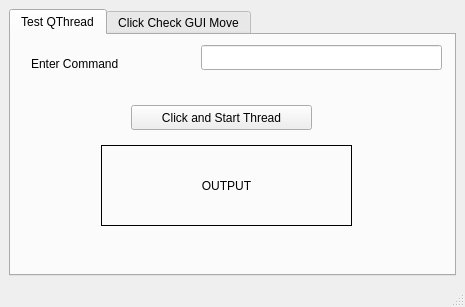
<?xml version="1.0" encoding="UTF-8"?>
<ui version="4.0">
 <class>MainWindow</class>
 <widget class="QMainWindow" name="MainWindow">
  <property name="geometry">
   <rect>
    <x>0</x>
    <y>0</y>
    <width>465</width>
    <height>307</height>
   </rect>
  </property>
  <property name="windowTitle">
   <string>MainWindow</string>
  </property>
  <widget class="QWidget" name="centralwidget">
   <layout class="QHBoxLayout" name="horizontalLayout">
    <item>
     <widget class="QTabWidget" name="tabWidget">
      <property name="currentIndex">
       <number>0</number>
      </property>
      <widget class="QWidget" name="tab">
       <attribute name="title">
        <string>Test QThread</string>
       </attribute>
       <widget class="QPushButton" name="pushButton">
        <property name="geometry">
         <rect>
          <x>120</x>
          <y>70</y>
          <width>181</width>
          <height>25</height>
         </rect>
        </property>
        <property name="text">
         <string>Click and Start Thread</string>
        </property>
       </widget>
       <widget class="QLabel" name="label">
        <property name="geometry">
         <rect>
          <x>20</x>
          <y>40</y>
          <width>221</width>
          <height>17</height>
         </rect>
        </property>
        <property name="text">
         <string/>
        </property>
       </widget>
       <widget class="QLineEdit" name="lineEdit">
        <property name="geometry">
         <rect>
          <x>190</x>
          <y>10</y>
          <width>241</width>
          <height>25</height>
         </rect>
        </property>
       </widget>
       <widget class="QLabel" name="label_2">
        <property name="geometry">
         <rect>
          <x>20</x>
          <y>20</y>
          <width>161</width>
          <height>17</height>
         </rect>
        </property>
        <property name="text">
         <string>Enter Command</string>
        </property>
       </widget>
       <widget class="QLabel" name="label_3">
        <property name="geometry">
         <rect>
          <x>90</x>
          <y>110</y>
          <width>251</width>
          <height>81</height>
         </rect>
        </property>
        <property name="toolTip">
         <string>&lt;html&gt;&lt;head/&gt;&lt;body&gt;&lt;p align=&quot;center&quot;&gt;fgdg&lt;/p&gt;&lt;/body&gt;&lt;/html&gt;</string>
        </property>
        <property name="whatsThis">
         <string>&lt;html&gt;&lt;head/&gt;&lt;body&gt;&lt;p align=&quot;center&quot;&gt;&lt;br/&gt;&lt;/p&gt;&lt;/body&gt;&lt;/html&gt;</string>
        </property>
        <property name="frameShape">
         <enum>QFrame::Panel</enum>
        </property>
        <property name="text">
         <string>OUTPUT</string>
        </property>
        <property name="alignment">
         <set>Qt::AlignCenter</set>
        </property>
       </widget>
      </widget>
      <widget class="QWidget" name="tab_2">
       <attribute name="title">
        <string>Click Check GUI Move</string>
       </attribute>
      </widget>
     </widget>
    </item>
   </layout>
  </widget>
  <widget class="QMenuBar" name="menubar">
   <property name="geometry">
    <rect>
     <x>0</x>
     <y>0</y>
     <width>465</width>
     <height>22</height>
    </rect>
   </property>
  </widget>
  <widget class="QStatusBar" name="statusbar"/>
 </widget>
 <resources/>
 <connections/>
</ui>
